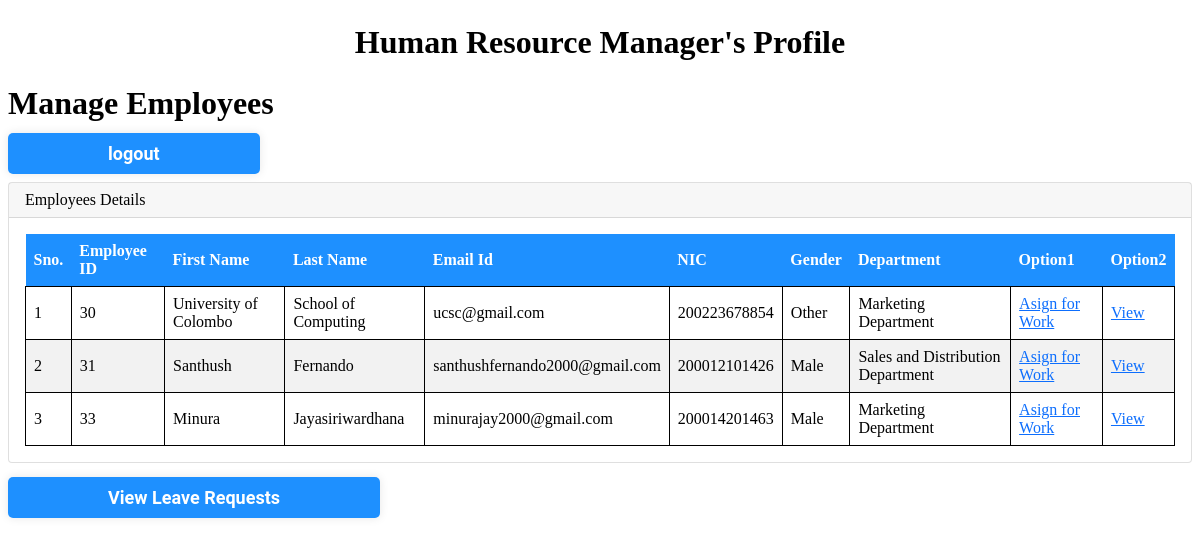
The page /Executive/ExeDashboard.php (signed in) on the database its author committed.
### tables this page shows
CREATE TABLE `executive` (
  `id` int(11) NOT NULL,
  `fname` varchar(30) NOT NULL,
  `lname` varchar(30) NOT NULL,
  `username` varchar(255) NOT NULL,
  `idno` varchar(15) NOT NULL,
  `gender` varchar(7) NOT NULL,
  `password` varchar(255) NOT NULL,
  `department` varchar(30) NOT NULL,
  `email` varchar(30) NOT NULL
);

CREATE TABLE `users` (
  `id` int(11) NOT NULL,
  `fname` varchar(255) NOT NULL,
  `lname` varchar(255) NOT NULL,
  `username` varchar(30) NOT NULL,
  `email` varchar(255) DEFAULT NULL,
  `password` varchar(300) DEFAULT NULL,
  `idno` varchar(50) DEFAULT NULL,
  `gender` varchar(50) DEFAULT NULL,
  `department` varchar(50) DEFAULT NULL
);

### Executive/ExeDashboard.php (the view, shortened to what this page needs)
<?php session_start();
include_once('includes/config.php');
?>
<!DOCTYPE html>
<html lang="en">
    <head>
        <link href="" rel="stylesheet" />
        <link href="../css/styles.css" rel="stylesheet" />
    </head>
    <body>
             <main>
             <?php
$executiveid=$_SESSION['executiveid'];
$query=mysqli_query($con,"select * from executive where id='$executiveid'");
while($result=mysqli_fetch_array($query)){
?>
<h1 class="mt-4" align="center"><?php echo $result['username'];?>'s Profile</h1>
   <?php } ?>
<div class="container-fluid px-4">
                        <h1 class="mt-4">Manage Employees</h1>
                            <a class="bt" href="logout.php">logout</a>
                        <br /><br />
                        <div class="card mb-4">
                            <div class="card-header">
                                Employees Details
                            </div>
                            <div class="card-body">
                                <table id="datatablesSimple">
                                    <thead>
                                        <tr>
                                             <th>Sno.</th>
                                             <th>Employee ID</th>
                                  <th>First Name</th>
                                  <th> Last Name</th>
                                  <th> Email Id</th>
                                  <th>NIC</th>
                                  <th>Gender</th>
                                  <th>Department</th>
                                  <th>Option1</th>
                                  <th>Option2</th>
                                        </tr>
                                    </thead>
                                    <tbody>
                                              <?php $ret=mysqli_query($con,"select * from users");
                              $cnt=1;
                              while($row=mysqli_fetch_array($ret))
                              {?>
                              <tr>
                              <td><?php echo $cnt;?></td>
                                  <td><?php echo $row['id'];?></td>
                                  <td><?php echo $row['fname'];?></td>
                                  <td><?php echo $row['lname'];?></td>
                                  <td><?php echo $row['email'];?></td>
                                  <td><?php echo $row['idno'];?></td>
                                  <td><?php echo $row['gender'];?></td>
                                  <td><?php echo $row['department'];?></td>
                                  <td><a href="assignwork.php?id=<?php echo $row['id']; ?>">Asign for Work</a></td>
                                  <td><a href="userview.php?uid=<?php echo $row['id'];?>">View</a></td>
                              </tr>
                              <?php $cnt=$cnt+1; }?>
                                      </tbody>
                                </table>
                            </div>
                        </div>
                    </div>
                </main>
<a class="bt" href="leaveapplications.php">View Leave Requests</a>
    </body>
</html>

### css/styles.css (style rules this page uses)
.bt { font-family:"Roboto",sans-serif; font-size: 18px; font-weight:bold; background:#1E90FF; padding:10px 100px; text-align: center; text-decoration: none; color:#fff; border-radius: 5px; cursor: pointer; box-shadow: 0 0 10px rgba(0,0,0,0.1); -webkit-transition-duration: 0.3s; transition-duration:0.3s; -webkit-transition-property: box-shadow,transform; transition-property:box-shadow,trasnform; }
.card-body { flex: 1 1 auto; padding: 1rem 1rem; }
.card { position: relative; display: flex; flex-direction: column; min-width: 0; word-wrap: break-word; background-color: #fff; background-clip: border-box; border: 1px solid rgba(0, 0, 0, 0.125); border-radius: 0.25rem; }
.mb-4 { margin-bottom: 1.5rem !important; }
.card-header { padding: 0.5rem 1rem; margin-bottom: 0; background-color: rgba(0, 0, 0, 0.03); border-bottom: 1px solid rgba(0, 0, 0, 0.125); }
.mt-4 { margin-top: 1.5rem !important; }
a { color: #0d6efd; text-decoration: underline; }
table { border-collapse: collapse; width: 100%; }
th, td { text-align: left; padding: 8px; }
th { background-color: #1E90FF; color: white; }
tr:nth-child(even) { background-color: #f2f2f2; }
td { border: 1px solid black; }

### rows shown on the page
executive: username "Human Resource Manager"
users: id "30", fname "University of Colombo", lname "School of Computing", email "ucsc@gmail.com", idno "200223678854", gender "Other", department "Marketing Department"
users: id "31", fname "Santhush", lname "Fernando", email "santhushfernando2000@gmail.com", idno "200012101426", gender "Male", department "Sales and Distribution Department"
users: id "33", fname "Minura", lname "Jayasiriwardhana", email "minurajay2000@gmail.com", idno "200014201463", gender "Male", department "Marketing Department"
